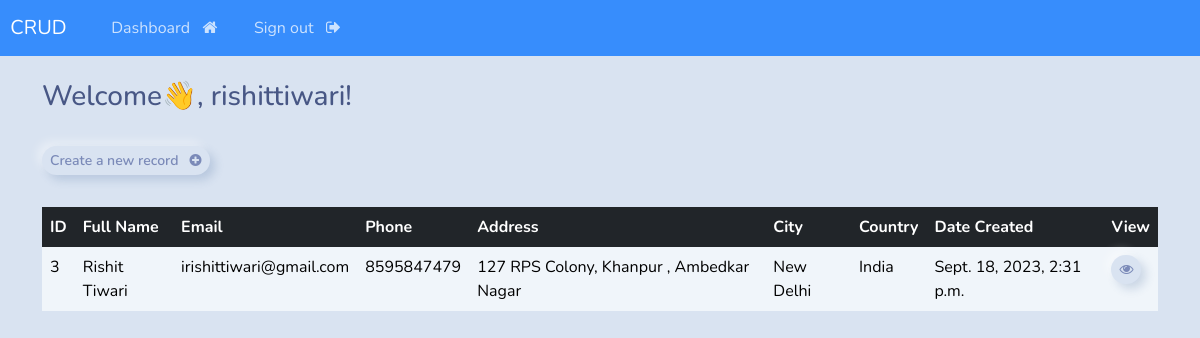
The page /dashboard (signed in) on the database its author committed.
### webapp/models.py (models this page shows, shortened)
class Record(models.Model):
    creation_date=models.DateTimeField(auto_now_add=True)
    first_name=models.CharField(max_length=100)
    last_name=models.CharField(max_length=100)
    email=models.CharField(max_length=255)
    phone=models.CharField(max_length=10)
    address=models.CharField(max_length=300)
    city=models.CharField(max_length=50)
    country=models.CharField(max_length=50)

### webapp/views.py (the view)
# urls.py: path('dashboard',views.dashboard,name="dashboard"),
@login_required(login_url='my-login')
def dashboard(request):
    my_records = Record.objects.all()
    context={'records':my_records}
    return render(request,'webapp/dashboard.html',context=context)

### webapp/templates/webapp/dashboard.html (shortened to what this page needs)
{% extends 'webapp/base.html' %}
{% block content %}
<h3>Welcome👋, {{user}}!</h3>
<a class="btn btn-primary btn-sm" href="{% url 'create-record' %}">Create a new record &nbsp; <i class="fa fa-plus-circle" aria-hidden="true"></i></a>
<table class="table table-light table-hover table-bordered">
    <thead class="table-dark">
        <tr>
            <th scope="col">ID</th>
            <th scope="col">Full Name</th>
            <th scope="col">Email</th>
            <th scope="col">Phone</th>
            <th scope="col">Address</th>
            <th scope="col">City</th>
            <th scope="col">Country</th>
            <th scope="col">Date Created</th>
            <th scope="col">View</th>
        </tr>
    </thead>
    <tbody>
        {% if records %}
        {% for record in records %}
        <tr>
            <td>{{record.id}}</td>
            <td>{{record.first_name}}  {{record.last_name}}</td>
            <td>{{record.email}}</td>
            <td>{{record.phone}}</td>
            <td>{{record.address}}</td>
            <td>{{record.city}}</td>
            <td>{{record.country}}</td>
            <td>{{record.creation_date}}</td>
            <td><a class="btn btn-success btn-sm" href="{% url 'record' record.id %}"><i class="fa fa-eye" aria-hidden="true"></i></a></td>
        </tr>
        {% endfor %}
        {% endif %}
    </tbody>
</table>
{% endblock %}

### webapp/templates/webapp/base.html (shortened to what this page needs)
{% load static %}
<!DOCTYPE html>
<html lang="en">
<head>
    <link rel="stylesheet" type="text/css" href="https://bootswatch.com/5/morph/bootstrap.min.css">
    <link rel="stylesheet" type="text/css" href="{% static 'css/style.css' %}">
    <link rel="stylesheet" href="https://cdnjs.cloudflare.com/ajax/libs/font-awesome/4.7.0/css/font-awesome.min.css">
</head>
<body>
    {% include 'webapp/navbar.html' %}
    <div class="container">
        <br>
        {% block content %}
        {% endblock %}
    </div>
</body>
</html>

### webapp/templates/webapp/navbar.html (shortened to what this page needs)
<nav class="navbar navbar-expand-lg navbar-dark bg-primary justify-content-center">
    <a class="navbar-brand main-heading" href="{% url '' %}">
      &nbsp; CRUD
    </a>
      <div class="collapse navbar-collapse text-center" id="navbarNavDropdown">
        <ul class="navbar-nav mr-auto">
          {% if user.is_authenticated %}
            <li class="nav-item">
              <a class="nav-link" href="{% url 'dashboard' %}">Dashboard &nbsp; <i class="fa fa-home" aria-hidden="true"></i> </a>
            </li>
            <li class="nav-item">
              <a class="nav-link" href="{% url 'user-logout' %}">Sign out &nbsp; <i class="fa fa-sign-out" aria-hidden="true"></i> </a>
            </li>
        </ul>
        {% endif %}
      </div>
  </nav>

### rows shown on the page
Record: id "3", first_name "Rishit", last_name "Tiwari", email "irishittiwari@gmail.com", phone "8595847479", address "127 RPS Colony, Khanpur , Ambedkar Nagar", city "New Delhi", country "India", creation_date "Sept. 18, 2023, 2:31 p.m."

### other values the page prints
{{ user }} "rishittiwari"
